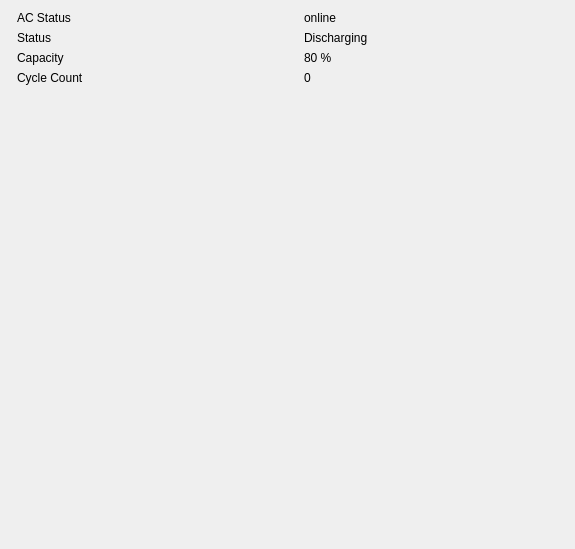
<?xml version="1.0" encoding="UTF-8"?>
<ui version="4.0">
 <class>form</class>
 <widget class="QWidget" name="form">
  <property name="geometry">
   <rect>
    <x>0</x>
    <y>0</y>
    <width>575</width>
    <height>549</height>
   </rect>
  </property>
  <property name="windowTitle">
   <string>Form</string>
  </property>
  <layout class="QFormLayout" name="formLayout">
   <item row="0" column="1">
    <layout class="QGridLayout" name="grid_layout">
     <item row="0" column="0">
      <widget class="QLabel" name="ac_status_title_label">
       <property name="text">
        <string>AC Status</string>
       </property>
      </widget>
     </item>
     <item row="1" column="0">
      <widget class="QLabel" name="battery_status_title_label">
       <property name="text">
        <string>Status</string>
       </property>
      </widget>
     </item>
     <item row="1" column="1">
      <widget class="QLabel" name="battery_status_label">
       <property name="text">
        <string>Discharging</string>
       </property>
       <property name="margin">
        <number>0</number>
       </property>
       <property name="indent">
        <number>10</number>
       </property>
      </widget>
     </item>
     <item row="2" column="0">
      <widget class="QLabel" name="battery_capacity_title_label">
       <property name="text">
        <string>Capacity</string>
       </property>
      </widget>
     </item>
     <item row="2" column="1">
      <widget class="QLabel" name="battery_capacity_label">
       <property name="text">
        <string>80 %</string>
       </property>
       <property name="indent">
        <number>10</number>
       </property>
      </widget>
     </item>
     <item row="3" column="0">
      <widget class="QLabel" name="battery_cycle_count_title_label">
       <property name="text">
        <string>Cycle Count</string>
       </property>
      </widget>
     </item>
     <item row="3" column="1">
      <widget class="QLabel" name="battery_cycle_count_label">
       <property name="text">
        <string>0</string>
       </property>
       <property name="indent">
        <number>10</number>
       </property>
      </widget>
     </item>
     <item row="0" column="1">
      <widget class="QLabel" name="ac_status_label">
       <property name="text">
        <string>online</string>
       </property>
       <property name="indent">
        <number>10</number>
       </property>
      </widget>
     </item>
    </layout>
   </item>
  </layout>
 </widget>
 <resources/>
 <connections/>
</ui>
